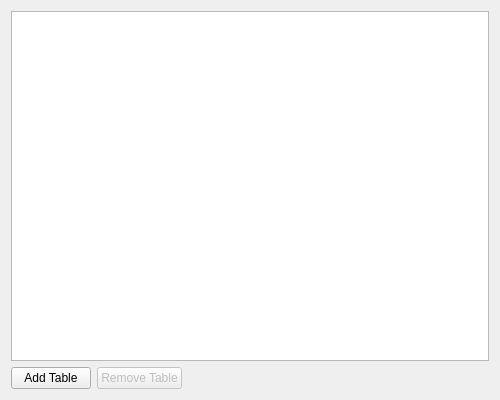
<?xml version="1.0" encoding="UTF-8"?>
<ui version="4.0">
 <class>TBSetupTablesWidget</class>
 <widget class="QWidget" name="TBSetupTablesWidget">
  <property name="geometry">
   <rect>
    <x>0</x>
    <y>0</y>
    <width>500</width>
    <height>400</height>
   </rect>
  </property>
  <property name="windowTitle">
   <string>Tables</string>
  </property>
  <layout class="QVBoxLayout" name="mainLayout">
   <item>
    <widget class="QTableView" name="tableView">
     <property name="alternatingRowColors">
      <bool>true</bool>
     </property>
     <property name="selectionBehavior">
      <enum>QAbstractItemView::SelectRows</enum>
     </property>
     <property name="selectionMode">
      <enum>QAbstractItemView::SingleSelection</enum>
     </property>
     <property name="sortingEnabled">
      <bool>true</bool>
     </property>
     <property name="showGrid">
      <bool>false</bool>
     </property>
    </widget>
   </item>
   <item>
    <layout class="QHBoxLayout" name="buttonLayout">
     <item>
      <widget class="QPushButton" name="addButton">
       <property name="text">
        <string>Add Table</string>
       </property>
      </widget>
     </item>
     <item>
      <widget class="QPushButton" name="removeButton">
       <property name="text">
        <string>Remove Table</string>
       </property>
       <property name="enabled">
        <bool>false</bool>
       </property>
      </widget>
     </item>
     <item>
      <spacer name="buttonSpacer">
       <property name="orientation">
        <enum>Qt::Horizontal</enum>
       </property>
       <property name="sizeHint" stdset="0">
        <size>
         <width>40</width>
         <height>20</height>
        </size>
       </property>
      </spacer>
     </item>
    </layout>
   </item>
  </layout>
 </widget>
 <resources/>
 <connections/>
</ui>
